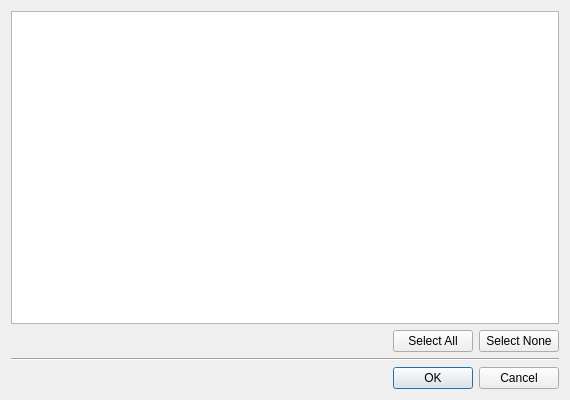
<?xml version="1.0" encoding="UTF-8"?>
<ui version="4.0">
 <class>FileListDialog</class>
 <widget class="QWidget" name="FileListDialog">
  <property name="windowModality">
   <enum>Qt::WindowModal</enum>
  </property>
  <property name="geometry">
   <rect>
    <x>0</x>
    <y>0</y>
    <width>570</width>
    <height>400</height>
   </rect>
  </property>
  <property name="windowTitle">
   <string>Files</string>
  </property>
  <layout class="QVBoxLayout" name="SettingsDialogLayout">
   <item>
    <widget class="QStackedWidget" name="stackedWidget">
     <property name="currentIndex">
      <number>0</number>
     </property>
     <widget class="QWidget" name="page">
      <layout class="QHBoxLayout" name="horizontalLayout">
       <property name="leftMargin">
        <number>0</number>
       </property>
       <property name="topMargin">
        <number>0</number>
       </property>
       <property name="rightMargin">
        <number>0</number>
       </property>
       <property name="bottomMargin">
        <number>0</number>
       </property>
       <item>
        <widget class="QListView" name="listView"/>
       </item>
      </layout>
     </widget>
     <widget class="QWidget" name="page_2">
      <layout class="QHBoxLayout" name="horizontalLayout_2">
       <property name="leftMargin">
        <number>0</number>
       </property>
       <property name="topMargin">
        <number>0</number>
       </property>
       <property name="rightMargin">
        <number>0</number>
       </property>
       <property name="bottomMargin">
        <number>0</number>
       </property>
       <item>
        <widget class="QTreeView" name="treeView"/>
       </item>
      </layout>
     </widget>
    </widget>
   </item>
   <item>
    <widget class="QWidget" name="widget" native="true">
     <layout class="QGridLayout" name="gridLayout">
      <property name="leftMargin">
       <number>0</number>
      </property>
      <property name="topMargin">
       <number>0</number>
      </property>
      <property name="rightMargin">
       <number>0</number>
      </property>
      <property name="bottomMargin">
       <number>0</number>
      </property>
      <item row="0" column="2">
       <widget class="QPushButton" name="btnSelectNone">
        <property name="text">
         <string>Select None</string>
        </property>
       </widget>
      </item>
      <item row="0" column="1">
       <widget class="QPushButton" name="btnSelectAll">
        <property name="text">
         <string>Select All</string>
        </property>
       </widget>
      </item>
      <item row="0" column="0">
       <spacer name="horizontalSpacer">
        <property name="orientation">
         <enum>Qt::Horizontal</enum>
        </property>
        <property name="sizeHint" stdset="0">
         <size>
          <width>40</width>
          <height>20</height>
         </size>
        </property>
       </spacer>
      </item>
     </layout>
    </widget>
   </item>
   <item>
    <widget class="Line" name="line">
     <property name="orientation">
      <enum>Qt::Horizontal</enum>
     </property>
    </widget>
   </item>
   <item>
    <widget class="QDialogButtonBox" name="buttonBox">
     <property name="standardButtons">
      <set>QDialogButtonBox::Cancel|QDialogButtonBox::Ok</set>
     </property>
    </widget>
   </item>
  </layout>
 </widget>
 <resources/>
 <connections/>
 <slots>
  <slot>save()</slot>
  <slot>validateP12Cert()</slot>
 </slots>
</ui>
